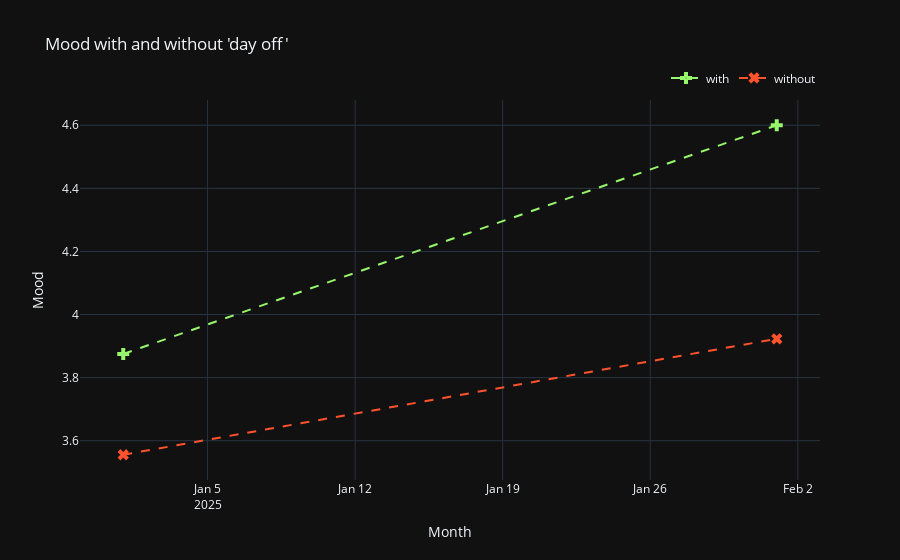

Notebook source saved alongside this figure:
### Code cell
df.mood_change_activity("day off")

### Figure 1 — Plotly figure (JSON) as saved in the notebook; plotly's stock layout.template omitted (floating-point values rounded to 4 significant figures)
{"data": [{"line": {"dash": "dash", "shape": "spline", "smoothing": 1.3}, "marker": {"color": "#97F66B", "size": 10, "symbol": "cross-dot"}, "mode": "lines+markers", "name": "with", "type": "scatter", "x": ["2025-01-01", "2025-02-01"], "y": [3.875, 4.6]}, {"line": {"dash": "dash", "shape": "spline", "smoothing": 1.3}, "marker": {"color": "#FF522D", "size": 10, "symbol": "x-dot"}, "mode": "lines+markers", "name": "without", "type": "scatter", "x": ["2025-01-01", "2025-02-01"], "y": [3.556, 3.923]}], "layout": {"legend": {"orientation": "h", "x": 1, "xanchor": "right", "y": 1.02, "yanchor": "bottom"}, "title": {"text": "Mood with and without 'day off'"}, "xaxis": {"title": {"text": "Month"}}, "yaxis": {"title": {"text": "Mood"}}}}
